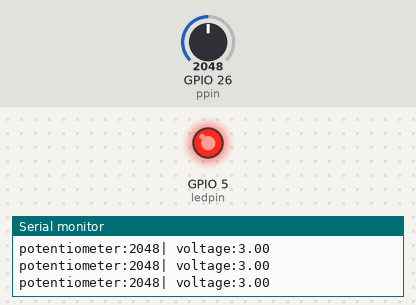
Bench run of a sketch on a simulated ESP32. Parts: output pins drawn as LEDs (lit = HIGH), the last lines printed to the serial monitor. The test bench sets the inputs (shaded band); at power-on: GPIO 26 (ppin) = 2048.

Above: at 1.3 s.
1.4 s: GPIO 26 (ppin) set to 0
At 2.7 s:
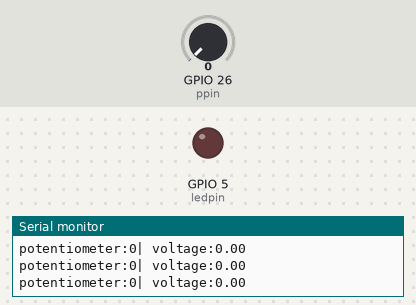
3.0 s: GPIO 26 (ppin) set to 491
At 3.9 s:
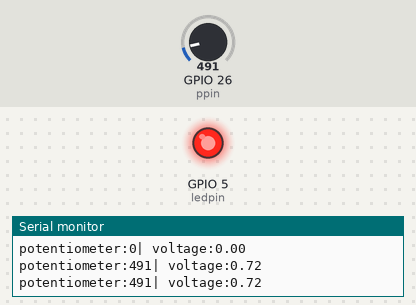
Timing chart, 0 to 6.0 s (numbered marks = the images above; inputs shaded):
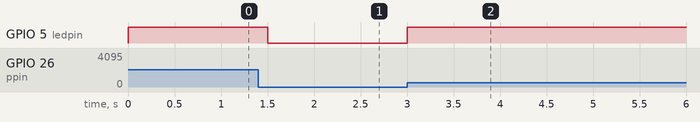

Measured:
- after the input at 1.4 s, GPIO 5 (ledpin): HIGH → LOW after 0.10 s
- after the input at 3.0 s, GPIO 5 (ledpin): LOW → HIGH at once

The sketch:

sketch.ino
```cpp
const int ppin=26;
const int ledpin=5;

void setup() {
  Serial.begin(115200);
  pinMode(ppin, INPUT);
  pinMode(ledpin, OUTPUT);
}

void loop() {
  int value = analogRead(ppin);
  float voltage=(6.0*value/4096.0);
  analogWrite(ledpin,value);
  Serial.print("potentiometer:");
  Serial.print(value);
  Serial.print("| voltage:");
  Serial.println(voltage);

  delay(500);
}
```
